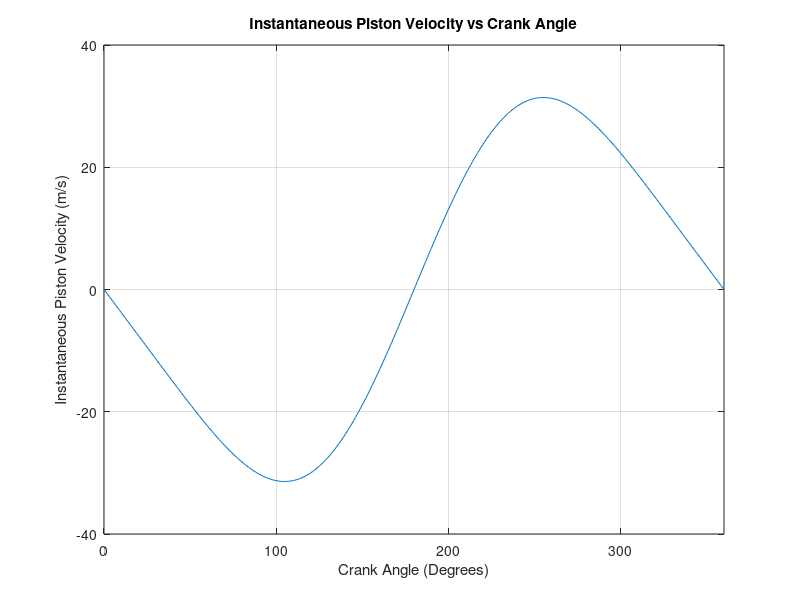
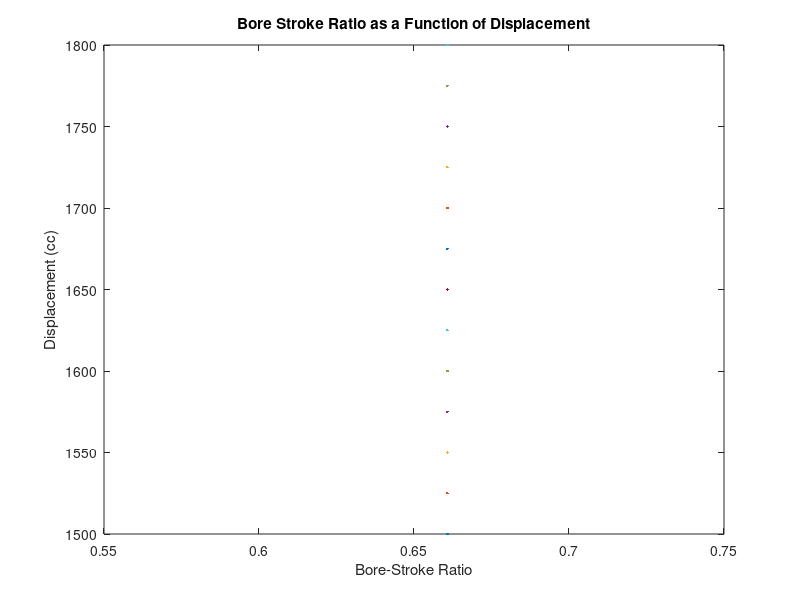
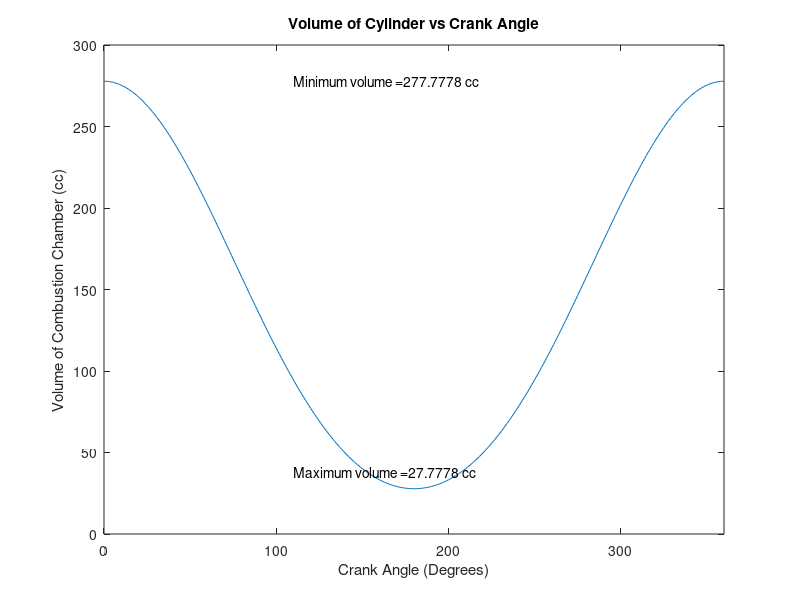

These figures' MATLAB source, in order:
%%
% This program calculates bore, stroke based on a given ratio
% Also calculates crank radius and length 
% Calculates volume as a function of time

clear all
clc
close all

total_displacement = 1500; %cc
%for total_d = 1500: 25: 1800
S = 1500; %cM/sec
N = 5000/60; %rev/sec

% Heywood 44
stroke = S/(2 * N); %cM

displacement = total_displacement / 6; %cubic centimeters

% Heywood p 51, d = b^2* pi * L/4
bore = sqrt(4 * displacement /(pi*stroke)) %cm
R_bs = bore/stroke %Unitless bore stroke ratio 

% orrr
bs_ratio = 1.1;
stroke = (sqrt(4*displacement)/(sqrt(pi)*bs_ratio))^(2/3);
mean_p_speed = stroke * 2 * 5000/60;
max_p_speed = stroke * 2 * 9400/60;
bore = sqrt(4 * displacement /(pi*stroke));

%%
% Heywood p 43
crank_rad = stroke/2 %cm
% C rad/length ~ = 1/3
crank_l = 3.5 * crank_rad %cm

rc = 10

% Vc = Vtotal / (rc -1)
Vc = (1500/6)/(rc -1)

i = 1
for theta = -180:1:180
    % Heywood 44
    s(i) = crank_rad * cos(theta*pi/180) + sqrt(crank_l^2 + (crank_rad^2) * (sin(theta*pi/180))^2); 
    % Heywood 43
    v(i) = Vc + (crank_l + crank_rad - s(i))*(pi*bore(1)^2)/4;
    i = i + 1;
end


%%

%45 of heywood: 
N = 9000
mean_piston_speed = 2 * stroke/100 * N/60
R = 3.5 
i = 1
for theta = -180:1:180
    % Heywood 44
    piston_speed(i) = mean_piston_speed * (pi/2) * sin(theta*pi/180)*(1+ ((cos(theta*pi/180))/sqrt(R^2 - (sin(theta*pi/180))^2)))
    i = i + 1;
end
figure
% TEmp asa fun of angle
plot(0:1:360, piston_speed)
xlim([0,360])
xlabel('Crank Angle (Degrees)')
ylabel('Instantaneous Piston Velocity (m/s)')
grid

title('Instantaneous Piston Velocity vs Crank Angle')

figure

%%
plot(R_bs, total_displacement : 25 : 1800)
xlabel('Bore-Stroke Ratio')
ylabel('Displacement (cc)')
title('Bore Stroke Ratio as a Function of Displacement')
figure
 
% TEmp asa fun of angle
plot(0:1:360, v)
xlim([0,360])
xlabel('Crank Angle (Degrees)')
ylabel('Volume of Combustion Chamber (cc)')
title('Volume of Cylinder vs Crank Angle')
st = strcat('Minimum volume =  ' , num2str(v(1)), ' cc')
ht = text(110, v(1), st);
st = strcat('Maximum volume =  ' , num2str(v(181)), ' cc')
ht = text(110, v(181)+10, st);